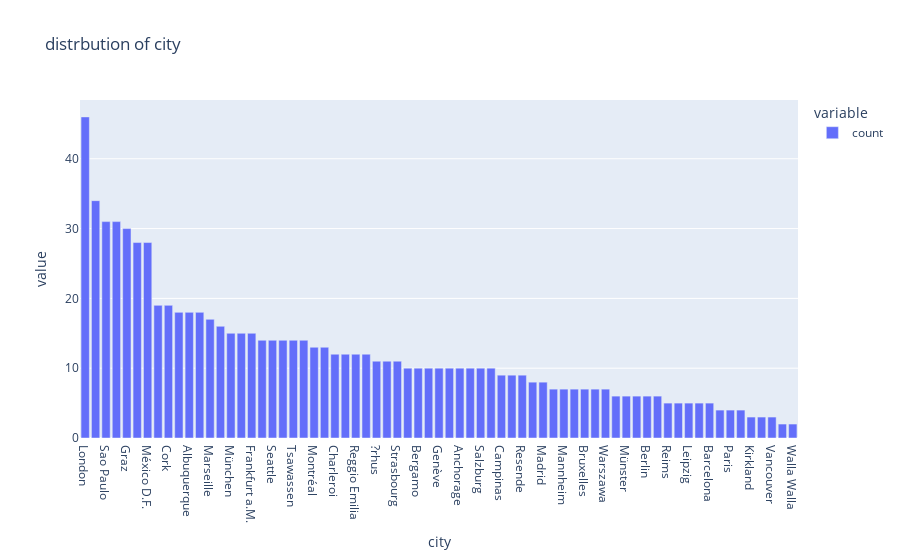

The notebook cell this image was saved under:
### Code cell
px.bar(data_frame=orders.city.value_counts(), title='distrbution of city')

### Figure 1 — Plotly figure (JSON) as saved in the notebook; plotly's stock layout.template omitted (floating-point values rounded to 4 significant figures)
{"data": [{"hovertemplate": "variable=count<br>city=%{x}<br>value=%{y}<extra></extra>", "legendgroup": "count", "marker": {"color": "#636efa", "pattern": {"shape": ""}}, "name": "count", "orientation": "v", "showlegend": true, "textposition": "auto", "type": "bar", "x": ["London", "Rio de Janeiro", "Sao Paulo", "Boise", "Graz", "Cunewalde", "México D.F.", "Br?cke", "Cork", "Lule?", "Albuquerque", "San Crist?bal", "Marseille", "Buenos Aires", "München", "Oulu", "Frankfurt a.M.", "Brandenburg", "Seattle", "Toulouse", "Tsawassen", "Barquisimeto", "Montréal", "Lisboa", "Charleroi", "Portland", "Reggio Emilia", "I. de Margarita", "?rhus", "Eugene", "Strasbourg", "Lyon", "Bergamo", "Stuttgart", "Genève", "Sevilla", "Anchorage", "Cowes", "Salzburg", "K?ln", "Campinas", "Lander", "Resende", "Bern", "Madrid", "Helsinki", "Mannheim", "Nantes", "Bruxelles", "Kobenhavn", "Warszawa", "Torino", "Münster", "Aachen", "Berlin", "Stavern", "Reims", "Lille", "Leipzig", "Elgin", "Barcelona", "Versailles", "Paris", "San Francisco", "Kirkland", "Butte", "Vancouver", "Caracas", "Walla Walla"], "xaxis": "x", "y": [46, 34, 31, 31, 30, 28, 28, 19, 19, 18, 18, 18, 17, 16, 15, 15, 15, 14, 14, 14, 14, 14, 13, 13, 12, 12, 12, 12, 11, 11, 11, 10, 10, 10, 10, 10, 10, 10, 10, 10, 9, 9, 9, 8, 8, 7, 7, 7, 7, 7, 7, 6, 6, 6, 6, 6, 5, 5, 5, 5, 5, 4, 4, 4, 3, 3, 3, 2, 2], "yaxis": "y"}], "layout": {"barmode": "relative", "legend": {"title": {"text": "variable"}, "tracegroupgap": 0}, "title": {"text": "distrbution of city"}, "xaxis": {"anchor": "y", "domain": [0, 1], "title": {"text": "city"}}, "yaxis": {"anchor": "x", "domain": [0, 1], "title": {"text": "value"}}}}
